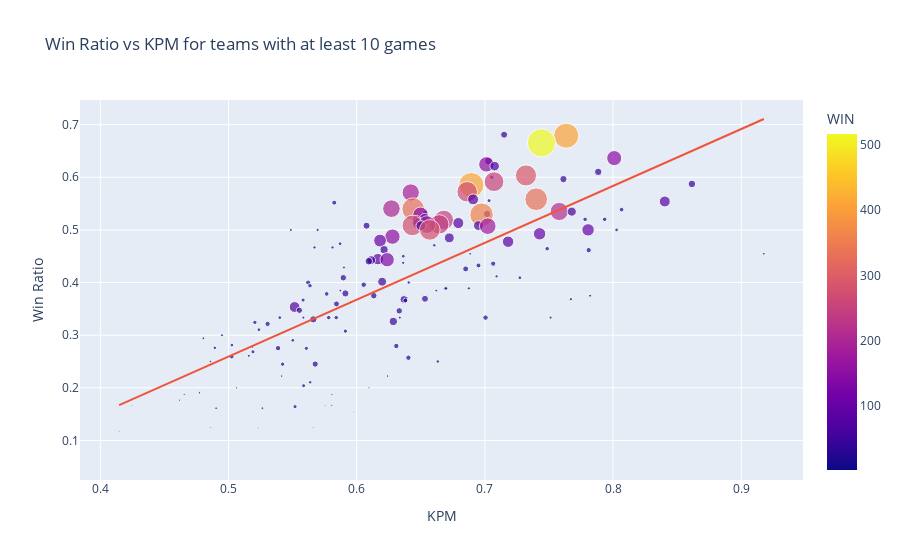

The cell this chart's notebook holds for it:
### Code cell
X = winratio_kpm10["KPM"]
y = winratio_kpm10["Win Ratio"]

# Add a constant (i.e., bias or intercept) to the 'X' values
X = sm.add_constant(X)

# Build and fit the model
model = sm.OLS(y, X)
results = model.fit()

# Get the statistics
print(results.summary())

# Now plot the scatter plot
px.scatter(winratio_kpm10, 
           x="KPM", 
           y="Win Ratio", 
           color="WIN",
           size='WIN', 
           hover_data=['TEAM'], 
           trendline='ols',
           title='Win Ratio vs KPM for teams with at least 10 games'
          )

### Figure 1 — Plotly figure (JSON) as saved in the notebook; plotly's stock layout.template omitted (floating-point values rounded to 4 significant figures; data arrays with more than 128 entries replaced by an {"elided": "..."} marker saying what was removed)
{"data": [{"customdata": {"elided": "153x1 str values"}, "hovertemplate": "KPM=%{x}<br>Win Ratio=%{y}<br>WIN=%{marker.color}<br>TEAM=%{customdata[0]}<extra></extra>", "legendgroup": "", "marker": {"color": {"elided": "153 int values"}, "coloraxis": "coloraxis", "size": {"elided": "153 int values"}, "sizemode": "area", "sizeref": 1.292, "symbol": "circle"}, "mode": "markers", "name": "", "orientation": "v", "showlegend": false, "type": "scatter", "x": {"elided": "153 float values"}, "xaxis": "x", "y": {"elided": "153 float values"}, "yaxis": "y"}, {"hovertemplate": "<b>OLS trendline</b><br>Win Ratio = 1.08048 * KPM + -0.280866<br>R<sup>2</sup>=0.528099<br><br>KPM=%{x}<br>Win Ratio=%{y} <b>(trend)</b><extra></extra>", "legendgroup": "", "marker": {"symbol": "circle"}, "mode": "lines", "name": "", "showlegend": false, "type": "scatter", "x": {"elided": "153 float values"}, "xaxis": "x", "y": {"elided": "153 float values"}, "yaxis": "y"}], "layout": {"coloraxis": {"colorbar": {"title": {"text": "WIN"}}, "colorscale": [[0, "#0d0887"], [0.1111, "#46039f"], [0.2222, "#7201a8"], [0.3333, "#9c179e"], [0.4444, "#bd3786"], [0.5556, "#d8576b"], [0.6667, "#ed7953"], [0.7778, "#fb9f3a"], [0.8889, "#fdca26"], [1, "#f0f921"]]}, "legend": {"itemsizing": "constant", "tracegroupgap": 0}, "title": {"text": "Win Ratio vs KPM for teams with at least 10 games"}, "xaxis": {"anchor": "y", "domain": [0, 1], "title": {"text": "KPM"}}, "yaxis": {"anchor": "x", "domain": [0, 1], "title": {"text": "Win Ratio"}}}}
